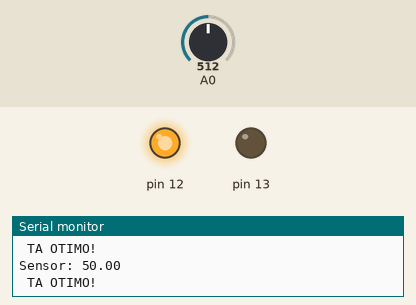
This sketch was run on a simulated Arduino Uno, built with avr-gcc and run on an emulated ATmega328P. On the bench: output pins drawn as LEDs (lit = HIGH), the last lines printed to the serial monitor. The inputs (shaded band) are chosen by the test bench; at power-on: A0 = 512.

Above: at 1.6 s.
1.7 s: A0 set to 810
3.6 s: A0 set to 828
At 5.2 s:
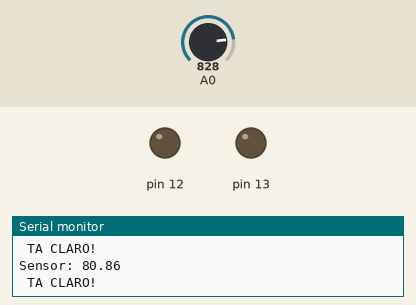
5.5 s: A0 set to 122
At 6.6 s:
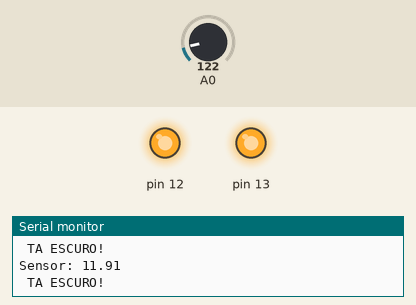
7.1 s: A0 set to 194
8.6 s: A0 set to 220
At 9.2 s:
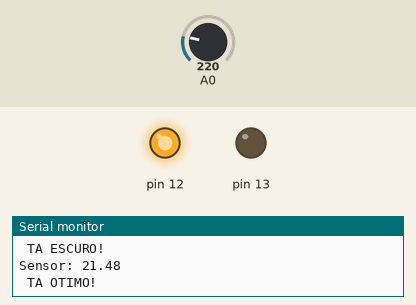
10.3 s: A0 set to 70
At 11.6 s:
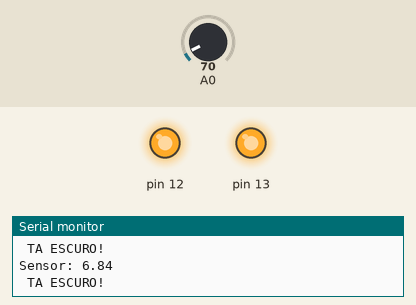
Timing chart, 0 to 12.9 s (numbered marks = the images above; inputs shaded):
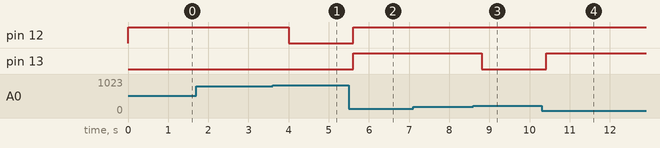

The sketch:

exp3.ino
```cpp
void setup() {
	Serial.begin(9600); //baud rate

	/* define os pinos de saída (LEDs) */
	pinMode(12, OUTPUT);
	pinMode(13, OUTPUT);
}

void loop() {
	float T_sensor = 100.0*analogRead(A0)/1024.0;
	Serial.print("Sensor: ");
	Serial.println(T_sensor);

	if(T_sensor > 80.0) {
		Serial.println(" TA CLARO! ");
		digitalWrite(12, LOW);
		digitalWrite(13, LOW);
	} else if(T_sensor < 20.0) {
		Serial.println(" TA ESCURO! ");
		digitalWrite(12, HIGH);
		digitalWrite(13, HIGH);
	} else {
		Serial.println(" TA OTIMO! ");
		digitalWrite(12, HIGH);
		digitalWrite(13, LOW);
	}
	delay(800); //1 second
}
```

Measured:
- the behaviour switches between 819 and 820 on A0 (found by bisection; images 0 and 1)
- the behaviour switches between 204 and 205 on A0 (found by bisection; images 2 and 3)
- after the input at 3.6 s, pin 12: HIGH → LOW after 0.40 s
- after the input at 5.5 s, pin 12, pin 13: LOW → HIGH after 0.11 s
- after the input at 8.6 s, pin 13: HIGH → LOW after 0.21 s
- after the input at 10.3 s, pin 13: LOW → HIGH after 0.11 s
